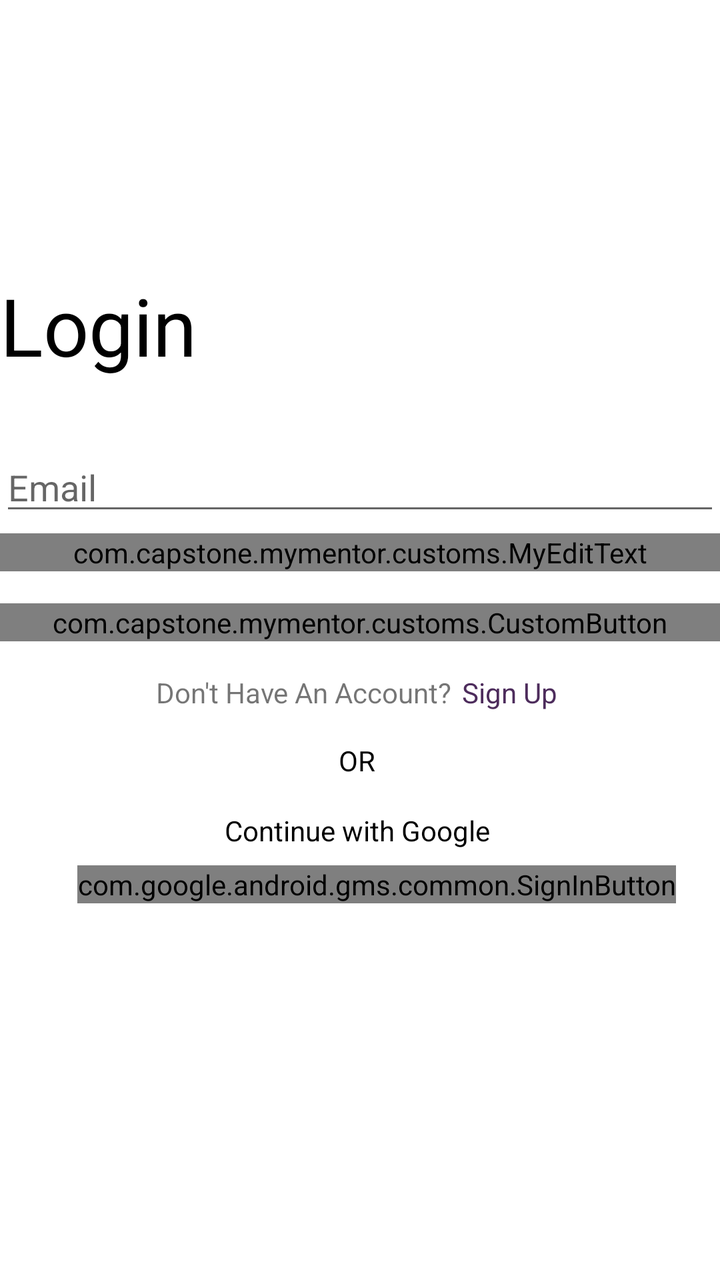
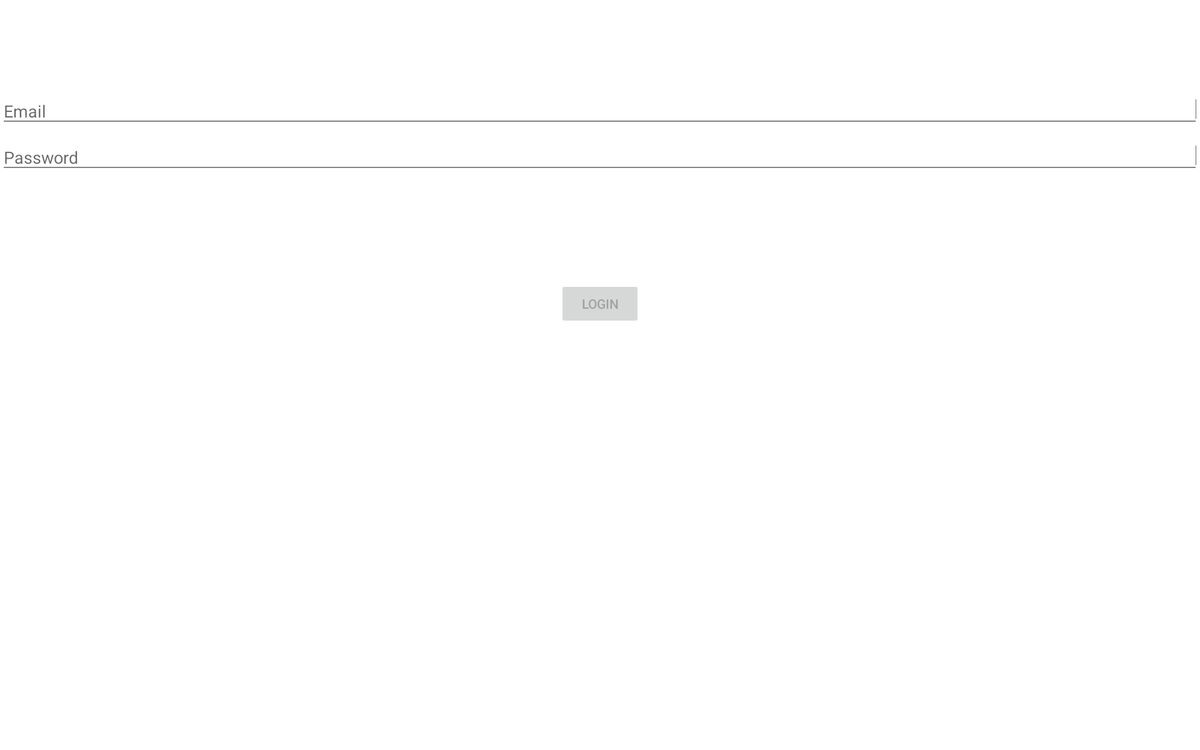

First picture: res/layout/ on a phone held upright. Second picture: the repository's own variant of that layout, on a device whose configuration matches the variant's folder. Source for both follows.
<!-- AndroidManifest.xml: application theme Theme.MyMentor -->
<!-- res/layout/activity_login.xml -->
<?xml version="1.0" encoding="utf-8"?>
<androidx.constraintlayout.widget.ConstraintLayout xmlns:android="http://schemas.android.com/apk/res/android"
    xmlns:app="http://schemas.android.com/apk/res-auto"
    xmlns:tools="http://schemas.android.com/tools"
    android:id="@+id/container"
    android:layout_width="match_parent"
    android:layout_height="match_parent"
    android:paddingLeft="@dimen/activity_horizontal_margin"
    android:paddingTop="@dimen/activity_vertical_margin"
    android:paddingRight="@dimen/activity_horizontal_margin"
    android:paddingBottom="@dimen/activity_vertical_margin"
    tools:context=".ui.login.LoginActivity">

    <com.capstone.mymentor.customs.MyEditText
        android:id="@+id/password"
        android:layout_width="0dp"
        android:layout_height="wrap_content"
        android:layout_marginTop="4dp"
        android:hint="@string/prompt_password"
        android:inputType="textPassword"
        app:layout_constraintEnd_toEndOf="parent"
        app:layout_constraintStart_toStartOf="parent"
        app:layout_constraintTop_toBottomOf="@+id/username" />

    <EditText
        android:id="@+id/username"
        android:layout_width="0dp"
        android:layout_height="wrap_content"
        android:layout_marginTop="32dp"
        android:hint="@string/prompt_email"
        android:selectAllOnFocus="true"
        app:layout_constraintEnd_toEndOf="parent"
        app:layout_constraintStart_toStartOf="parent"
        app:layout_constraintTop_toBottomOf="@+id/tv_login_title"
        android:autofillHints="Email"
        android:inputType="textEmailAddress" />

    <com.capstone.mymentor.customs.CustomButton
        android:id="@+id/login"
        android:layout_width="0dp"
        android:layout_height="wrap_content"
        android:layout_gravity="start"
        android:layout_marginTop="16dp"
        android:enabled="false"
        android:text="@string/action_login"
        app:layout_constraintEnd_toEndOf="@+id/password"
        app:layout_constraintHorizontal_bias="0.502"
        app:layout_constraintStart_toStartOf="@+id/password"
        app:layout_constraintTop_toBottomOf="@+id/password" />

    <ProgressBar
        android:id="@+id/loading"
        android:layout_width="wrap_content"
        android:layout_height="wrap_content"
        android:layout_gravity="center"
        android:visibility="gone"
        app:layout_constraintBottom_toBottomOf="parent"
        app:layout_constraintEnd_toEndOf="parent"
        app:layout_constraintStart_toStartOf="parent"
        app:layout_constraintTop_toTopOf="parent" />

    <TextView
        android:id="@+id/tv_login_title"
        android:layout_width="wrap_content"
        android:layout_height="wrap_content"
        android:layout_marginTop="136dp"
        android:text="@string/login_title"
        android:textColor="@color/black"
        android:textSize="40sp"
        app:layout_constraintEnd_toEndOf="@+id/username"
        app:layout_constraintHorizontal_bias="0.0"
        app:layout_constraintStart_toStartOf="@+id/username"
        app:layout_constraintTop_toTopOf="parent" />

    <TextView
        android:id="@+id/tv_login_signup_direct"
        android:layout_width="wrap_content"
        android:layout_height="wrap_content"
        android:layout_marginTop="16dp"
        android:text="@string/login_page_sign_up_direction"
        app:layout_constraintEnd_toEndOf="@+id/login"
        app:layout_constraintHorizontal_bias="0.368"
        app:layout_constraintStart_toStartOf="@+id/login"
        app:layout_constraintTop_toBottomOf="@+id/login" />

    <TextView
        android:id="@+id/tv_login_action_signup"
        android:layout_width="wrap_content"
        android:layout_height="wrap_content"
        android:layout_marginStart="5dp"
        android:text="@string/action_login_page_sign_up"
        android:textColor="@color/main_purple"
        app:layout_constraintEnd_toEndOf="@+id/login"
        app:layout_constraintHorizontal_bias="0.0"
        app:layout_constraintStart_toEndOf="@+id/tv_login_signup_direct"
        app:layout_constraintTop_toTopOf="@+id/tv_login_signup_direct" />

    <TextView
        android:id="@+id/tv_or"
        android:layout_width="wrap_content"
        android:layout_height="wrap_content"
        android:layout_marginTop="50dp"
        android:text="@string/or"
        android:textColor="@color/black"
        app:layout_constraintEnd_toEndOf="@+id/tv_login_action_signup"
        app:layout_constraintStart_toStartOf="@+id/tv_login_signup_direct"
        app:layout_constraintTop_toBottomOf="@+id/login" />

    <com.google.android.gms.common.SignInButton
        android:id="@+id/googleLogin"
        android:layout_width="wrap_content"
        android:layout_height="wrap_content"
        android:layout_marginTop="8dp"
        app:layout_constraintBottom_toBottomOf="parent"
        app:layout_constraintEnd_toEndOf="@+id/tv_google_signin"
        app:layout_constraintHorizontal_bias="0.442"
        app:layout_constraintStart_toStartOf="@+id/tv_google_signin"
        app:layout_constraintTop_toBottomOf="@+id/tv_google_signin"
        app:layout_constraintVertical_bias="0.0" />

    <TextView
        android:id="@+id/tv_google_signin"
        android:layout_width="wrap_content"
        android:layout_height="wrap_content"
        android:layout_marginTop="16dp"
        android:textColor="@color/black"
        android:text="@string/tv_signin_with_google"
        app:layout_constraintEnd_toEndOf="@+id/tv_or"
        app:layout_constraintStart_toStartOf="@+id/tv_or"
        app:layout_constraintTop_toBottomOf="@+id/tv_or" />

</androidx.constraintlayout.widget.ConstraintLayout>
<!-- resources referenced by this layout -->
<resources>
  <color name="black">#FF000000</color>
  <color name="main_purple">#4D2C5C</color>
  <string name="action_login">Login</string>
  <string name="action_login_page_sign_up">Sign Up</string>
  <string name="login_page_sign_up_direction">Don\'t Have An Account?</string>
  <string name="login_title">Login</string>
  <string name="or">OR</string>
  <string name="prompt_email">Email</string>
  <string name="prompt_password">Password</string>
  <string name="tv_signin_with_google">Continue with Google</string>
  <style name="Theme.MyMentor" parent="Theme.MaterialComponents.DayNight.DarkActionBar">
          
          <item name="colorPrimary">@color/main_purple</item>
          <item name="colorPrimaryVariant">@color/purple_700</item>
          <item name="colorOnPrimary">@color/white</item>
          
          <item name="colorSecondary">@color/teal_200</item>
          <item name="colorSecondaryVariant">@color/teal_700</item>
          <item name="colorOnSecondary">@color/black</item>
          
          <item name="windowActionBar">false</item>
          <item name="windowNoTitle">true</item>
  
  
  
          
      </style>
  <color name="purple_700">#FF3700B3</color>
  <color name="white">#FFFFFFFF</color>
  <color name="teal_200">#FF03DAC5</color>
  <color name="teal_700">#FF018786</color>
</resources>
<!-- res/layout-w1240dp/activity_login.xml (the author's variant of the layout above) -->
<!-- drawn on a large tablet held sideways -->
<?xml version="1.0" encoding="utf-8"?>
<androidx.constraintlayout.widget.ConstraintLayout xmlns:android="http://schemas.android.com/apk/res/android"
    xmlns:app="http://schemas.android.com/apk/res-auto"
    xmlns:tools="http://schemas.android.com/tools"
    android:id="@+id/container"
    android:layout_width="match_parent"
    android:layout_height="match_parent"
    android:paddingLeft="@dimen/activity_horizontal_margin"
    android:paddingTop="@dimen/activity_vertical_margin"
    android:paddingRight="@dimen/activity_horizontal_margin"
    android:paddingBottom="@dimen/activity_vertical_margin"
    tools:context=".ui.login.LoginActivity">

    <EditText
        android:id="@+id/username"
        android:layout_width="0dp"
        android:layout_height="wrap_content"
        android:layout_marginTop="96dp"
        android:hint="@string/prompt_email"
        android:inputType="textEmailAddress"
        android:selectAllOnFocus="true"
        app:layout_constraintEnd_toEndOf="parent"
        app:layout_constraintStart_toStartOf="parent"
        app:layout_constraintTop_toTopOf="parent" />

    <EditText
        android:id="@+id/password"
        android:layout_width="0dp"
        android:layout_height="wrap_content"
        android:layout_marginTop="8dp"
        android:hint="@string/prompt_password"
        android:imeActionLabel="@string/action_sign_in_short"
        android:imeOptions="actionDone"
        android:inputType="textPassword"
        android:selectAllOnFocus="true"
        app:layout_constraintEnd_toEndOf="parent"
        app:layout_constraintStart_toStartOf="parent"
        app:layout_constraintTop_toBottomOf="@+id/username" />

    <Button
        android:id="@+id/login"
        android:layout_width="wrap_content"
        android:layout_height="wrap_content"
        android:layout_gravity="start"
        android:layout_marginTop="16dp"
        android:layout_marginBottom="64dp"
        android:enabled="false"
        android:text="@string/action_login"
        app:layout_constraintBottom_toBottomOf="parent"
        app:layout_constraintEnd_toEndOf="parent"
        app:layout_constraintStart_toStartOf="parent"
        app:layout_constraintTop_toBottomOf="@+id/password"
        app:layout_constraintVertical_bias="0.2" />

    <ProgressBar
        android:id="@+id/loading"
        android:layout_width="wrap_content"
        android:layout_height="wrap_content"
        android:layout_gravity="center"
        android:layout_marginTop="64dp"
        android:layout_marginBottom="64dp"
        android:visibility="gone"
        app:layout_constraintBottom_toBottomOf="parent"
        app:layout_constraintEnd_toEndOf="@+id/password"
        app:layout_constraintStart_toStartOf="@+id/password"
        app:layout_constraintTop_toTopOf="parent"
        app:layout_constraintVertical_bias="0.3" />

</androidx.constraintlayout.widget.ConstraintLayout>
<!-- resources referenced by the variant -->
<!-- as a large tablet held sideways resolves them -->
<resources>
  <string name="action_login">Login</string>
  <string name="action_sign_in_short">Sign in</string>
  <string name="prompt_email">Email</string>
  <string name="prompt_password">Password</string>
  <style name="Theme.MyMentor" parent="Theme.MaterialComponents.DayNight.DarkActionBar">
          
          <item name="colorPrimary">@color/main_purple</item>
          <item name="colorPrimaryVariant">@color/purple_700</item>
          <item name="colorOnPrimary">@color/white</item>
          
          <item name="colorSecondary">@color/teal_200</item>
          <item name="colorSecondaryVariant">@color/teal_700</item>
          <item name="colorOnSecondary">@color/black</item>
          
          <item name="windowActionBar">false</item>
          <item name="windowNoTitle">true</item>
  
  
  
          
      </style>
  <color name="main_purple">#4D2C5C</color>
  <color name="purple_700">#FF3700B3</color>
  <color name="white">#FFFFFFFF</color>
  <color name="teal_200">#FF03DAC5</color>
  <color name="teal_700">#FF018786</color>
  <color name="black">#FF000000</color>
</resources>
